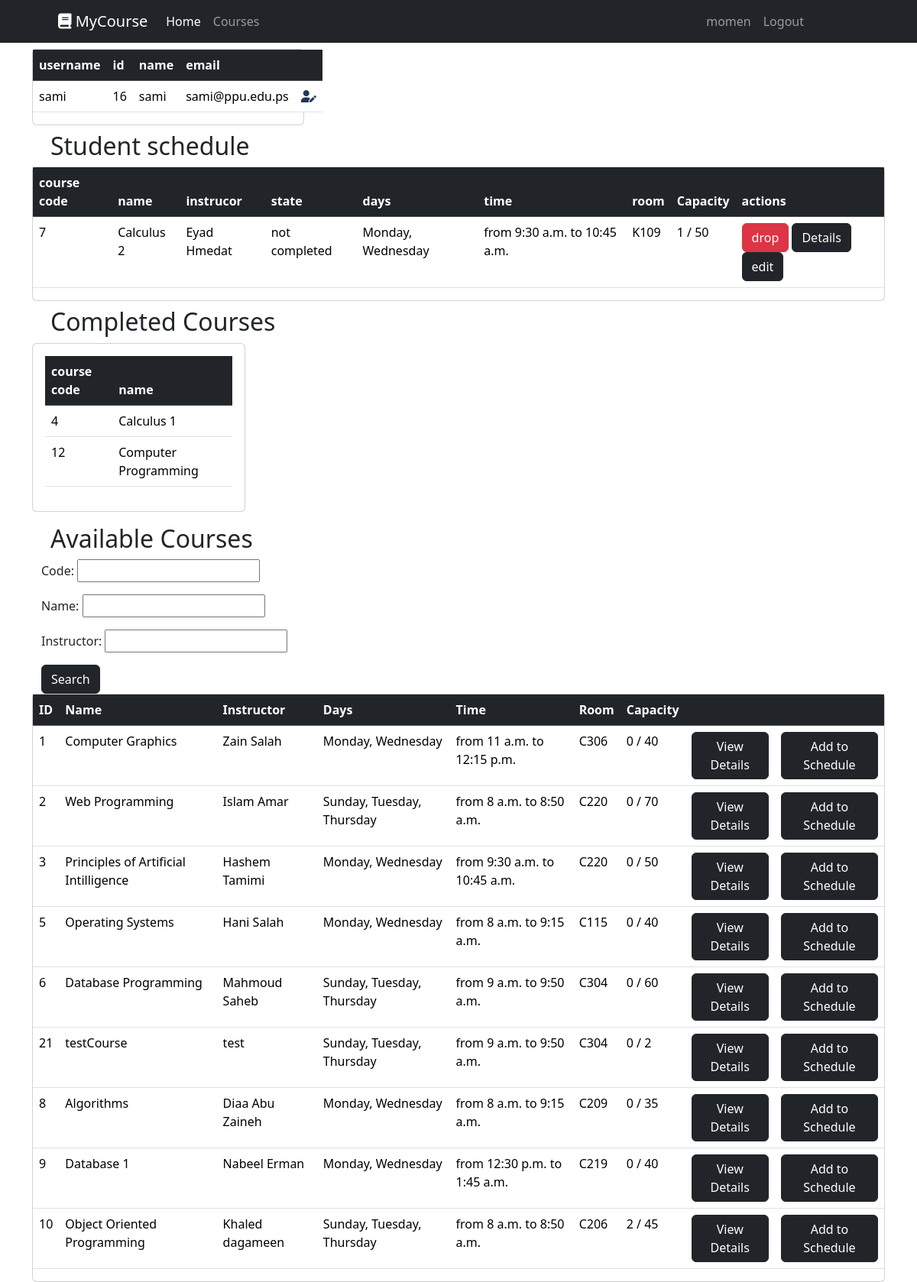
The page /student/16 (signed in) on the database its author committed.
### courseApp/models.py (models this page shows, shortened)
class Student(models.Model):
    user = models.OneToOneField(User, on_delete=models.CASCADE, null=True, blank=True)
    name = models.CharField(max_length=100)
    password = models.CharField(max_length=100)
    email = models.EmailField(unique=True)

class StudentReg(models.Model):
    student = models.ForeignKey(Student, on_delete=models.CASCADE)
    course = models.ForeignKey(Course, on_delete=models.CASCADE)
    completed = models.BooleanField(default=False)

class Course(models.Model):
    code = models.AutoField(primary_key=True, unique=True)
    name = models.CharField(max_length=100)
    description = models.TextField( null=True)
    prerequisites = models.ManyToManyField('self', blank=True, symmetrical=False, related_name='prerequisite_for')
    instructor = models.CharField(max_length=100)
    capacity = models.IntegerField()
    scheduleID = models.ForeignKey(CourseSchedule,null=True,blank=True,default='', on_delete=models.CASCADE)

class CourseSchedule(models.Model):
    days = models.CharField(max_length=50,null=True, blank=True)
    startTime = models.TimeField(null=True, blank=True)
    endTime = models.TimeField(null=True, blank=True)
    roomNo = models.CharField(max_length=10, null=True, blank=True)

### courseApp/views.py (the view)
# urls.py: path('student/<str:pk>', views.student, name="student"),
@login_required(login_url='login')
def student(request, pk):
    student = get_object_or_404(Student, pk=pk)
    if not student:
        return HttpResponse("Student not found")
    student_registrations = student.studentreg_set.all()
    registered_course_codes = student_registrations.values_list('course__code', flat=True)
    uncompleted_courses = student_registrations.filter(completed=False).select_related('course__scheduleID').annotate(
        registered_students_count=Count('course__studentreg', filter=Q(course__studentreg__completed=False))
    )
    completed_courses = student_registrations.filter(completed=True).select_related('course')
    available_courses = Course.objects.exclude(code__in=registered_course_codes).filter(
    Q(prerequisites__isnull=True) | Q(
        Q(prerequisites__studentreg__student=student) &
        Q(prerequisites__studentreg__completed=True)
),
    scheduleID__isnull=False,
    ).filter(~Q(scheduleID__days = None)).distinct().annotate(
    registered_students_count=models.Count('studentreg')
    ).filter(
    capacity__gt=models.F('registered_students_count')
    )
    course_filter = courseFilter(request.GET, queryset=available_courses)
    available_courses = course_filter.qs
    context = {
        "student": student,
        "registrations": student_registrations,
        "uncompleted_courses": uncompleted_courses,
        "completed_courses": completed_courses,
        "available_courses": available_courses,
        "course_filter": course_filter,
    }
    return render(request, 'courseApp/student.html', context)

### courseApp/templates/courseApp/student.html (shortened to what this page needs)
{% extends "courseApp/main.html" %}
{% block content %}
<div class="container mt-2 ms-8">
    <div class="row">
        <div class="col-4">
            <div class="card">
                <table class="table">
                    <thead class="table-dark">
                    <tr>
                        <th scope="col">username</th>
                        <th scope="col">id</th>
                        <th scope="col">name</th>
                        <th scope="col">email</th>
                        <th scope="col"></th>
                    </tr>
                    </thead>
                    <tbody>
                        <tr>
                            <td>{{ student.user }}</td>
                            <td>{{ student.id }}</td>
                            <td>{{ student.name }}</td>
                            <td>{{ student.email }}</td>
                            <td><a href="{% url "editStudentInfo" student.id %}"><i class="fa-solid fa-user-pen" style="color: #223659;"></i></a></td>
                        </tr>
                    </tbody>
                </table>
            </div>
        </div>
        <h2 class="mt-2 mx-4">Student schedule</h2>
        <div class="col" style="width: fit-content">
            <div class="card" >
                <table class="table">
                    <thead class="table-dark">
                    <tr>
                        <th scope="col">course code</th>
                        <th scope="col">name</th>
                        <th scope="col">instrucor</th>
                        <th scope="col">state</th>
                        <th scope="col">days</th>
                        <th scope="col">time</th>
                        <th scope="col">room</th>
                        <th scope="col">Capacity</th>
                        <th scope="col">actions</th>
                    </tr>
                    </thead>
                    <tbody>
                        {% for reg in uncompleted_courses %}
                        <tr>
                            <td>{{ reg.course.code }}</td>
                            <td>{{ reg.course.name }}</td>
                            <td>{{ reg.course.instructor }}</td>
                            <td>not completed</td>
                            {% if reg.course.scheduleID %}
                            <td>{{ reg.course.scheduleID.days }} </td>
                            <td>from {{ reg.course.scheduleID.startTime }} to {{ reg.course.scheduleID.endTime }}</td>
                            <td> {{ reg.course.scheduleID.roomNo }}</td>
                            <td> {{ reg.registered_students_count }} / {{ reg.course.capacity }}</td>
                            <td><a href="{% url "deleteStudentReg" reg.id %}"><button type="button" class="btn btn-danger">drop</button></a>
                            <a href="{% url "course" reg.course.code %}"><button type="button" class="btn btn-dark">Details</button></a>
                            {% if request.user.is_staff %}
                            <a href="{% url "editStudentReg" reg.id %}"><button type="button" class="btn btn-dark">edit</button></a></td>
                            {% endif %}
                            {% endif %}
                        </tr>
                        {% endfor %}
                    </tbody>
                </table>
            </div>
        </div>
    </div>
    <h2 class="mt-2 mx-4">Completed Courses</h2>
    <div class="card w-25 p-3">
        <table class="table">
            <thead class="table-dark">
            <tr>
                <th scope="col">course code</th>
                <th scope="col">name</th>
            </tr>
            </thead>
            <tbody>
                {% for reg in completed_courses %}
                <tr>
                    <td>{{ reg.course.code }}</td>
                    <td>{{ reg.course.name }}</td>
                </tr>
                {% endfor %}
            </tbody>
        </table>
    </div>
    <h2 class="mt-3 mx-4">Available Courses</h2>
    <div class="container mt-2">
        <div class="row">
            <div class="col">
                <form action="" method="GET">
                    {{course_filter.form.as_p}}
                    <button type="submit" class="btn btn-dark">Search</button>
                </form>
            </div>
        </div>
    </div>
    <div class="card">
        <table class="table table-hover">
            <thead class="table-dark">
            <tr>
                <th scope="col">ID</th>
                <th scope="col">Name</th>
                <th scope="col">Instructor</th>
                <th scope="col">Days</th>
                <th scope="col">Time</th>
                <th scope="col">Room</th>
                <th scope="col">Capacity</th>
                <th scope="col"></th>
                <th scope="col"></th>
            </tr>
            </thead>
            <tbody>
                {% for course in available_courses %}
                <tr>
                    <td>{{ course.code }}</td>
                    <td>{{ course.name }}</td>
                    <td>{{ course.instructor }}</td>
                    {% if course.scheduleID %}
                    <td>{{ course.scheduleID.days }}</td>
                    <td>from {{ course.scheduleID.startTime }} to {{ course.scheduleID.endTime }}</td>
                    <td>{{ course.scheduleID.roomNo }}</td>
                    <td>{{ course.registered_students_count }} / {{ course.capacity }}</td>
                    <td><a href="{% url "course" course.code %}"><button type="button" class="btn btn-dark">View Details</button></a></td>
                    <td><a href="{% url "addCourse" student.id course.code %}"><button type="button" class="btn btn-dark">Add to Schedule</button></a></td>
                    {% endif %}
                </tr>
                {% endfor %}
            </tbody>
        </table>
    </div>
</div>
{% endblock content %}

### courseApp/templates/courseApp/navbar.html (shortened to what this page needs)
{% load static %}
<nav class="navbar navbar-expand-lg navbar-dark bg-dark">
  <div class="container-fluid">
    <a class="navbar-brand" href="{% url "home" %}" style="margin-left: 4rem;">
      <i class="fa-solid fa-book"></i> MyCourse
    </a>
    <div class="collapse navbar-collapse" id="navbarSupportedContent">
      <ul class="navbar-nav me-auto mb-2 mb-lg-0">
        <li class="nav-item">
          <a class="nav-link active" aria-current="page" href="{% url 'home' %}">Home</a>
        </li>
        <li class="nav-item">
          <a class="nav-link" href="{% url 'courses' %}">Courses</a>
        </li>
      </ul>
      <ul class="navbar-nav ms-auto mb-2 mb-lg-0" style="margin-right: 8rem;">
        <li class="nav-item">
          <a class="nav-link"> {{ request.user }}</a>
        </li>
        <li class="nav-item">
          <a class="nav-link" href="{% url 'logout' %}">Logout</a>
        </li>
      </ul>
    </div>
  </div>
</nav>

### rows shown on the page
Student: user "sami", id "16", name "sami", email "sami@ppu.edu.ps"
StudentReg: course.code "7", course.name "Calculus 2", course.instructor "Eyad Hmedat", course.scheduleID.days "Monday, Wednesday", course.scheduleID.startTime "9:30 a.m.", course.scheduleID.endTime "10:45 a.m.", course.scheduleID.roomNo "K109", registered_students_count "1", course.capacity "50"
StudentReg: course.code "4", course.name "Calculus 1"
StudentReg: course.code "12", course.name "Computer Programming"
Course: code "1", name "Computer Graphics", instructor "Zain Salah", scheduleID.days "Monday, Wednesday", scheduleID.startTime "11 a.m.", scheduleID.endTime "12:15 p.m.", scheduleID.roomNo "C306", registered_students_count "0", capacity "40"
Course: code "2", name "Web Programming", instructor "Islam Amar", scheduleID.days "Sunday, Tuesday, Thursday", scheduleID.startTime "8 a.m.", scheduleID.endTime "8:50 a.m.", scheduleID.roomNo "C220", registered_students_count "0", capacity "70"
Course: code "3", name "Principles of Artificial Intilligence", instructor "Hashem Tamimi", scheduleID.days "Monday, Wednesday", scheduleID.startTime "9:30 a.m.", scheduleID.endTime "10:45 a.m.", scheduleID.roomNo "C220", registered_students_count "0", capacity "50"
Course: code "5", name "Operating Systems", instructor "Hani Salah", scheduleID.days "Monday, Wednesday", scheduleID.startTime "8 a.m.", scheduleID.endTime "9:15 a.m.", scheduleID.roomNo "C115", registered_students_count "0", capacity "40"
Course: code "6", name "Database Programming", instructor "Mahmoud Saheb", scheduleID.days "Sunday, Tuesday, Thursday", scheduleID.startTime "9 a.m.", scheduleID.endTime "9:50 a.m.", scheduleID.roomNo "C304", registered_students_count "0", capacity "60"
Course: code "21", name "testCourse", instructor "test", scheduleID.days "Sunday, Tuesday, Thursday", scheduleID.startTime "9 a.m.", scheduleID.endTime "9:50 a.m.", scheduleID.roomNo "C304", registered_students_count "0", capacity "2"
Course: code "8", name "Algorithms", instructor "Diaa Abu Zaineh", scheduleID.days "Monday, Wednesday", scheduleID.startTime "8 a.m.", scheduleID.endTime "9:15 a.m.", scheduleID.roomNo "C209", registered_students_count "0", capacity "35"
Course: code "9", name "Database 1", instructor "Nabeel Erman", scheduleID.days "Monday, Wednesday", scheduleID.startTime "12:30 p.m.", scheduleID.endTime "1:45 a.m.", scheduleID.roomNo "C219", registered_students_count "0", capacity "40"
Course: code "10", name "Object Oriented Programming", instructor "Khaled dagameen", scheduleID.days "Sunday, Tuesday, Thursday", scheduleID.startTime "8 a.m.", scheduleID.endTime "8:50 a.m.", scheduleID.roomNo "C206", registered_students_count "2", capacity "45"

### other values the page prints
{{ request.user }} "momen"
